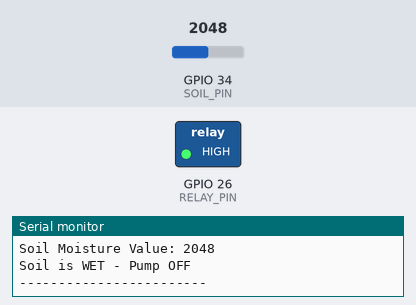
Recording of a program running on a simulated ESP32. On the bench: switched loads named in the program (green lamp = pin HIGH), the last lines printed to the serial monitor. The test bench sets the inputs (shaded band); at power-on: GPIO 34 (SOIL_PIN) = 2048.

Above: at 5.2 s.
5.3 s: GPIO 34 (SOIL_PIN) set to 2472
7.2 s: GPIO 34 (SOIL_PIN) set to 2568
At 8.6 s:
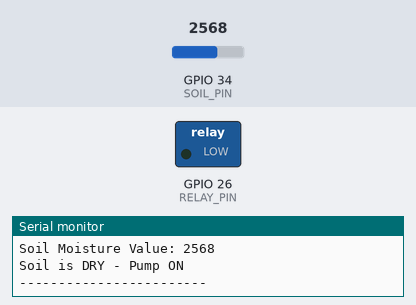
10.5 s: GPIO 34 (SOIL_PIN) set to 2460
At 12.2 s:
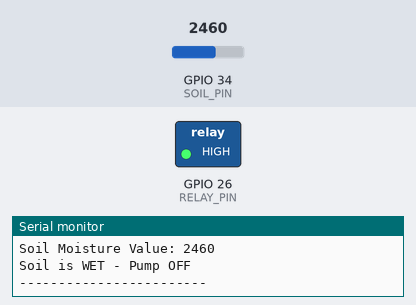
12.5 s: GPIO 34 (SOIL_PIN) set to 2540
At 13.8 s:
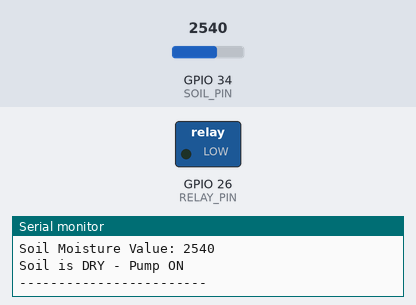
Timing chart, 0 to 15.5 s (numbered marks = the images above; inputs shaded):
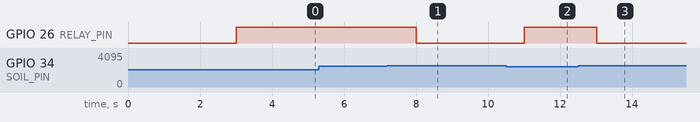

Measured:
- the behaviour switches between 2500 and 2501 on GPIO 34 (SOIL_PIN) (found by bisection; images 0 and 1)
- after the input at 7.2 s, GPIO 26 (RELAY_PIN): HIGH → LOW after 0.81 s
- after the input at 10.5 s, GPIO 26 (RELAY_PIN): LOW → HIGH after 0.51 s
- after the input at 12.5 s, GPIO 26 (RELAY_PIN): HIGH → LOW after 0.51 s

The program:

main.cpp
```cpp
#include <Arduino.h>

#define SOIL_PIN 34
#define RELAY_PIN 26

#define RELAY_ON LOW
#define RELAY_OFF HIGH

int moistureValue = 0;
int dryThreshold = 2500;

void setup() {
  Serial.begin(115200);

  pinMode(SOIL_PIN, INPUT);
  pinMode(RELAY_PIN, OUTPUT);

  digitalWrite(RELAY_PIN, RELAY_OFF);

  Serial.println("Smart Irrigation System Started");

  // Relay test
  Serial.println("Testing Relay...");

  digitalWrite(RELAY_PIN, RELAY_ON);
  Serial.println("Pump ON");
  delay(3000);

  digitalWrite(RELAY_PIN, RELAY_OFF);
  Serial.println("Pump OFF");
  delay(1000);

  Serial.println("Starting Soil Monitoring...");
}

void loop() {

  moistureValue = analogRead(SOIL_PIN);

  Serial.print("Soil Moisture Value: ");
  Serial.println(moistureValue);

  if (moistureValue > dryThreshold) {
    digitalWrite(RELAY_PIN, RELAY_ON);
    Serial.println("Soil is DRY - Pump ON");
  }
  else {
    digitalWrite(RELAY_PIN, RELAY_OFF);
    Serial.println("Soil is WET - Pump OFF");
  }

  Serial.println("------------------------");

  delay(1000);
}
```
